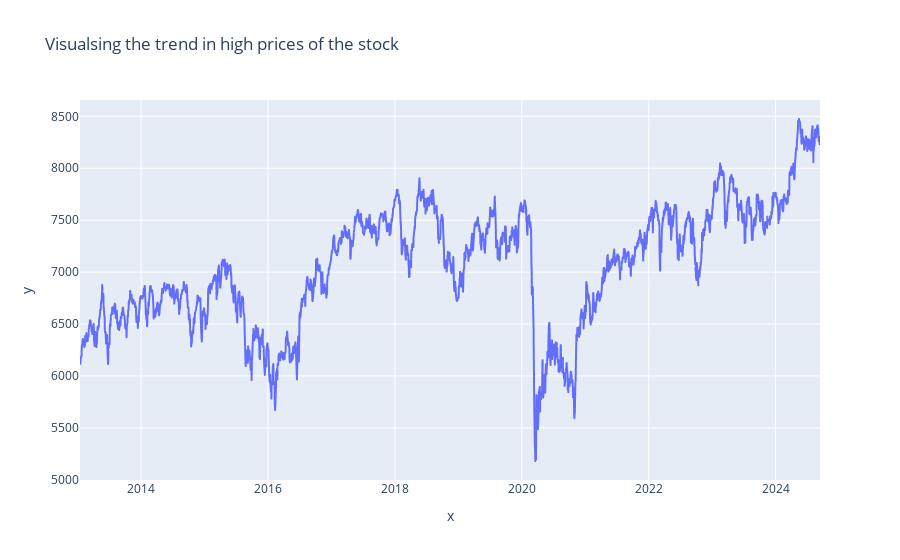

Write notebook code for a chart like this one.
### Code cell
fig = px.line( x = data['Date'] ,
              y = data['High'],
              title = 'Visualsing the trend in high prices of the stock')
fig.show()

### Figure 1 — Plotly figure (JSON) as saved in the notebook; plotly's stock layout.template omitted (floating-point values rounded to 4 significant figures; data arrays with more than 128 entries replaced by an {"elided": "..."} marker saying what was removed)
{"data": [{"hovertemplate": "x=%{x}<br>y=%{y}<extra></extra>", "legendgroup": "", "line": {"color": "#636efa", "dash": "solid"}, "marker": {"symbol": "circle"}, "mode": "lines", "name": "", "showlegend": false, "type": "scattergl", "x": {"elided": "2949 str values"}, "xaxis": "x", "y": {"elided": "2949 float values"}, "yaxis": "y"}], "layout": {"legend": {"tracegroupgap": 0}, "title": {"text": "Visualsing the trend in high prices of the stock"}, "xaxis": {"anchor": "y", "domain": [0, 1], "title": {"text": "x"}}, "yaxis": {"anchor": "x", "domain": [0, 1], "title": {"text": "y"}}}}
